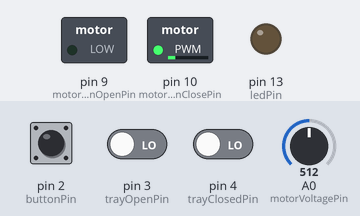
The sketch below on a simulated Arduino Pro Mini, built with avr-gcc and run on an emulated ATmega328P. Parts: switched loads named in the sketch (green lamp = pin HIGH), output pins drawn as LEDs (lit = HIGH). Inputs (shaded band) come from the test bench; at power-on: pin 2 (buttonPin) LOW, pin 3 (trayOpenPin) LOW, pin 4 (trayClosedPin) LOW, A0 (motorVoltagePin) = 512. What the sketch prints to the serial monitor is not drawn.

Above: at 1.2 s.
1.3 s: pin 2 (buttonPin) pulled HIGH for 0.15 s
At 1.44 s:
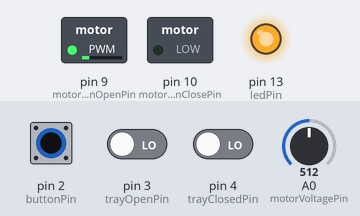
4.4 s: pin 2 (buttonPin) pulled HIGH for 1 s
At 6.6 s:
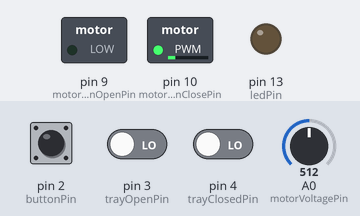
8.4 s: pin 2 (buttonPin) pulled HIGH for 3.2 s
At 9.1 s:
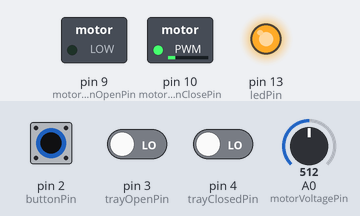
13.1 s: pin 3 (trayOpenPin) driven HIGH
At 14.0 s:
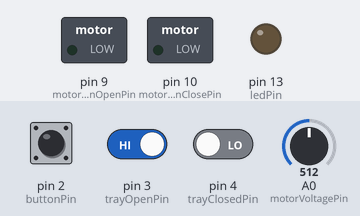
14.6 s: pin 2 (buttonPin) pulled HIGH for 1 s
At 15.0 s:
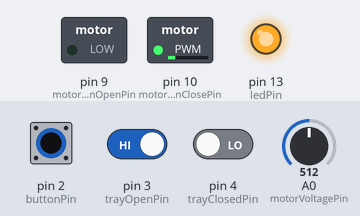
Timing chart, 0 to 21.7 s (numbered marks = the images above; inputs shaded):
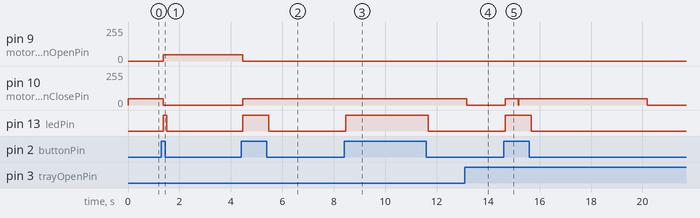

Measured:
- after the input at 1.3 s, pin 9 (motorRunOpenPin): 0/255 → 46/255 after 0.07 s; pin 10 (motorRunClosePin): 46/255 → 0/255 after 0.07 s; pin 13 (ledPin): LOW → HIGH after 0.07 s, → LOW 0.15 s later
- after the input at 4.4 s, pin 9 (motorRunOpenPin): 46/255 → 0/255 after 0.07 s instead of 2.0 s; pin 10 (motorRunClosePin): 0/255 → 46/255 after 0.07 s; pin 13 (ledPin): LOW → HIGH after 0.07 s, → LOW 1.0 s later
- after the input at 8.4 s, pin 10 (motorRunClosePin): stays 46/255 (without the input it goes to 0/255 after 1.6 s); pin 13 (ledPin): LOW → HIGH after 0.07 s, → LOW 3.2 s later
- after the input at 13.1 s, pin 10 (motorRunClosePin): 46/255 → 0/255 after 0.06 s
- after the input at 14.6 s, pin 10 (motorRunClosePin): 0/255 → 46/255 after 0.06 s, → 0/255 5.5 s later; pin 13 (ledPin): LOW → HIGH after 0.07 s, → LOW 1.0 s later

The sketch:

traymotor.ino
```cpp
// (licence header left out)
const int buttonPin = 2;
const int trayOpenPin = 3;
const int trayClosedPin = 4;
const int motorEnablePin = 5;
const int motorRunOpenPin = 9;
const int motorRunClosePin = 10;
const int ledPin = 13;
const int motorVoltagePin = A0;

const int trayDebounceDelay = 50;
const int buttonDebounceDelay = 50;
const int trayMoveErrorDelay = 5000;
const int trayReverseDelay = 500;

const float voltageDivider = 11;
const float vccVoltage = 5;
const int motorTargetVoltage = 5;

boolean ledState = LOW;
boolean buttonState;
boolean buttonPinState;
boolean lastButtonPinState = LOW;
boolean trayOpenState;
boolean trayOpenPinState;
boolean lastTrayOpenPinState = LOW;
boolean trayClosedState;
boolean trayClosedPinState;
boolean lastTrayClosedPinState = LOW;

boolean trayErrorState = LOW;
boolean trayOpenCommand = LOW;
boolean trayCloseCommand = LOW;
boolean trayHaltCommand = HIGH;
boolean motorRun = LOW;
boolean motorRunOpen = LOW;
boolean motorRunClose = LOW;

int motorVoltageRead;
float motorVoltage;
int motorDutyCycle;

unsigned long lastButtonDebounceTime;
unsigned long lastTrayOpenDebounceTime;
unsigned long lastTrayClosedDebounceTime;
unsigned long trayCommandTime;

void setup() {
  //start serial connection
  Serial.begin(9600);

  pinMode(buttonPin, INPUT);
  pinMode(trayOpenPin, INPUT);
  pinMode(trayClosedPin, INPUT);
  pinMode(ledPin, OUTPUT);
  pinMode(motorRunOpenPin, OUTPUT);
  pinMode(motorRunClosePin, OUTPUT);

}


void loop() {

  buttonPinState = digitalRead(buttonPin);
  trayOpenPinState = digitalRead(trayOpenPin);
  trayClosedPinState = digitalRead(trayClosedPin);

  motorVoltageRead = analogRead(motorVoltagePin);
  motorVoltage = motorVoltageRead * vccVoltage / 1023 * voltageDivider;
  motorDutyCycle = 255 * motorTargetVoltage / motorVoltage;

  //Button debouncen
  if (buttonPinState != lastButtonPinState) {
    lastButtonDebounceTime = millis();
  }
  if ((millis() - lastButtonDebounceTime) > buttonDebounceDelay) {
    if (buttonPinState != buttonState) {
      buttonState = buttonPinState;
    }
  }

  //Endschalter offen debouncen
  if (trayOpenPinState != lastTrayOpenPinState) {
    lastTrayOpenDebounceTime = millis();
  }
  if ((millis() - lastTrayOpenDebounceTime) > trayDebounceDelay) {
    if (trayOpenPinState != trayOpenState) {
      trayOpenState = trayOpenPinState;
    }
  }

  //Endschalter geschlossen debouncen
  if (trayClosedPinState != lastTrayClosedPinState) {
    lastTrayClosedDebounceTime = millis();
  }
  if ((millis() - lastTrayClosedDebounceTime) > trayDebounceDelay) {
    if (trayClosedPinState != trayClosedState) {
      trayClosedState = trayClosedPinState;
    }
  }

  //Variablen mit Pin-Zuständen als Vergleichswert für nächsten Schleifendurchgang schreiben
  lastButtonPinState = buttonPinState;
  lastTrayOpenPinState = trayOpenPinState;
  lastTrayClosedPinState = trayClosedPinState;


  //Logische Verknüpfungen Ausgangszustand
  if (motorRunOpen == HIGH || motorRunClose == HIGH) {
    motorRun = HIGH;
  }
  else {
    motorRun = LOW;
  }
  if (buttonState == HIGH && trayClosedState == HIGH && motorRun == LOW ) {
    trayOpenCommand = HIGH;
  }
  if (buttonState == HIGH && trayOpenState == HIGH && motorRun == LOW) {
    trayCloseCommand = HIGH;
  }
  if (trayOpenState == LOW && trayClosedState == LOW && motorRun == LOW && trayErrorState == LOW) {
    trayCloseCommand = HIGH;
  }
  if (buttonState == HIGH && trayOpenState == LOW && trayClosedState == LOW && motorRun == LOW && trayErrorState == HIGH) {
    trayOpenCommand = HIGH;
  }

  //Logische Verknüpfungen Motor-Kommandos

  if (trayOpenCommand == HIGH) {
    trayCommandTime = millis();
    motorRunOpen = HIGH;
    digitalWrite(motorEnablePin, HIGH);
    digitalWrite(motorRunClosePin, LOW);
    analogWrite(motorRunOpenPin, motorDutyCycle);
    trayOpenCommand = LOW;

  }
  if (trayCloseCommand == HIGH) {
    trayCommandTime = millis();
    motorRunClose = HIGH;
    digitalWrite(motorEnablePin, HIGH);
    analogWrite(motorRunClosePin, motorDutyCycle);
    digitalWrite(motorRunOpenPin, LOW);
    trayCloseCommand = LOW;
  }

  //Abschalten im Fehlerfall
  if (motorRun == HIGH && (millis() - trayCommandTime) > trayMoveErrorDelay) {
    trayHaltCommand = HIGH;
    trayErrorState = HIGH;
  }

  //Umschaltung Öffnen und Schließen während Schublade läuft
  if (buttonState == HIGH && motorRunOpen == HIGH && (millis() - trayCommandTime) > trayReverseDelay) {
    trayCloseCommand = HIGH;

  }
  if (buttonState == HIGH && motorRunClose == HIGH && (millis() - trayCommandTime) > trayReverseDelay) {
    trayOpenCommand = HIGH;
  }

  //Logische Verknüpfung Endschalter
  if (motorRunOpen == HIGH && trayOpenState == HIGH) {
    trayHaltCommand = HIGH;
    trayErrorState = LOW;
  }

  if (motorRunClose == HIGH && trayClosedState == HIGH) {
    trayHaltCommand = HIGH;
    trayErrorState = LOW;
  }
  //STOP
  if (trayHaltCommand == HIGH) {
    digitalWrite(motorRunClosePin, LOW);
    digitalWrite(motorRunOpenPin, LOW);
    digitalWrite(motorEnablePin, LOW);
    motorRunOpen = LOW;
    motorRunClose = LOW;
    trayHaltCommand = LOW;
  }

  /*
    //print out the values
    Serial.print(buttonState);
    Serial.print("\t");
    Serial.print(trayOpenState);
    Serial.print("\t");
    Serial.print(trayClosedState);
    Serial.print("\t");
    Serial.print(motorRunOpen);
    Serial.print("\t");
    Serial.print(motorRunClose);
    Serial.print("\t");
    Serial.print(trayErrorState);
    Serial.print("\t");
    Serial.print(trayCommandTime);
    Serial.print("\t");
    Serial.print(millis());
    Serial.print("\t");
  */
    Serial.print(motorDutyCycle);
    Serial.print("\t");
    Serial.println(motorVoltage);

    if (buttonState == HIGH) {
      digitalWrite(ledPin, HIGH);
    }
    else {
      digitalWrite(ledPin, LOW);
    }

}
```
